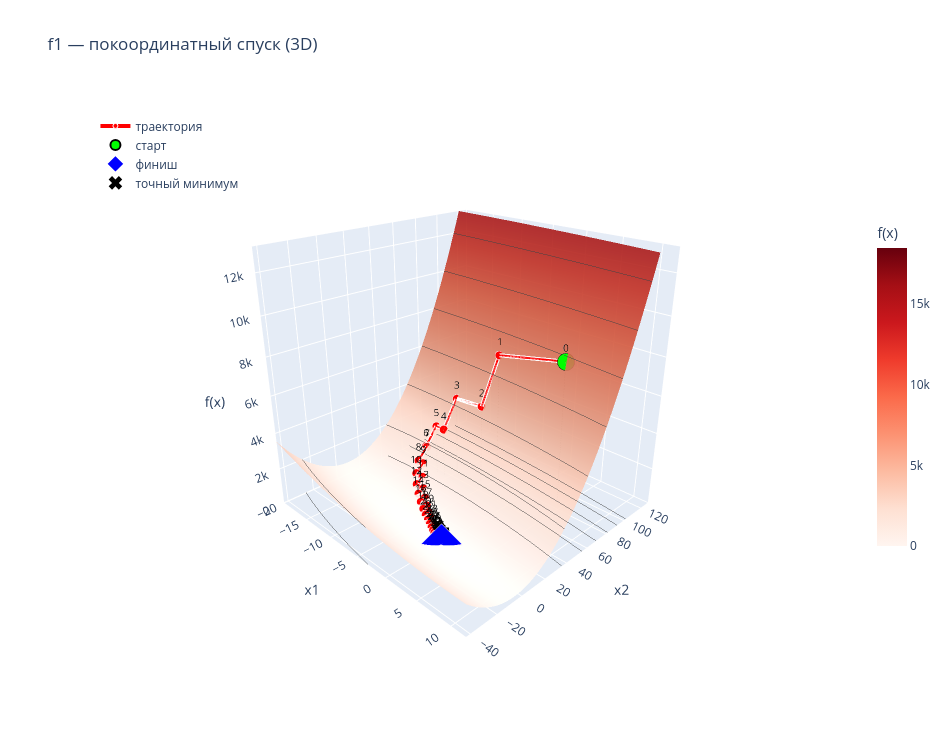
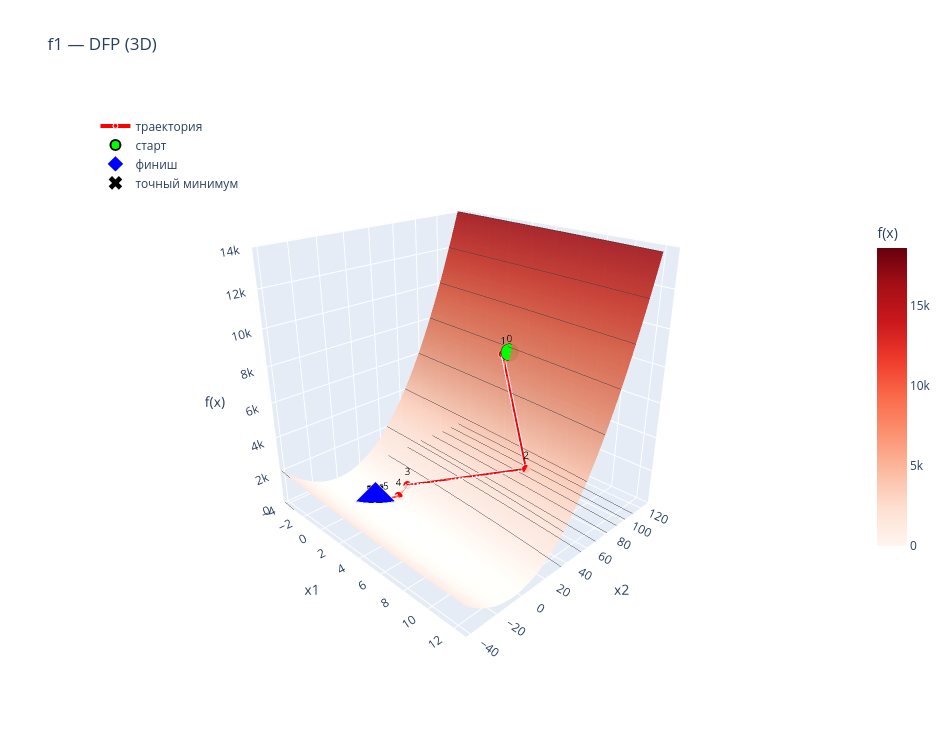

These figures' notebook cell, in order:
### Code cell
print("=" * 60)
print("3D-ВИЗУАЛИЗАЦИЯ ФУНКЦИИ 1")

plot_trajectory_3d_plotly(f1, traj_cd_1,   # траектория покоорд. спуска для f1
                   title='f1 — покоординатный спуск (3D)',
                   exact=(0, 0), colorscale='reds')

plot_trajectory_3d_plotly(f1, traj_dfp_1,  # траектория DFP для f1
                   title='f1 — DFP (3D)',
                   exact=(0, 0), colorscale='reds')
